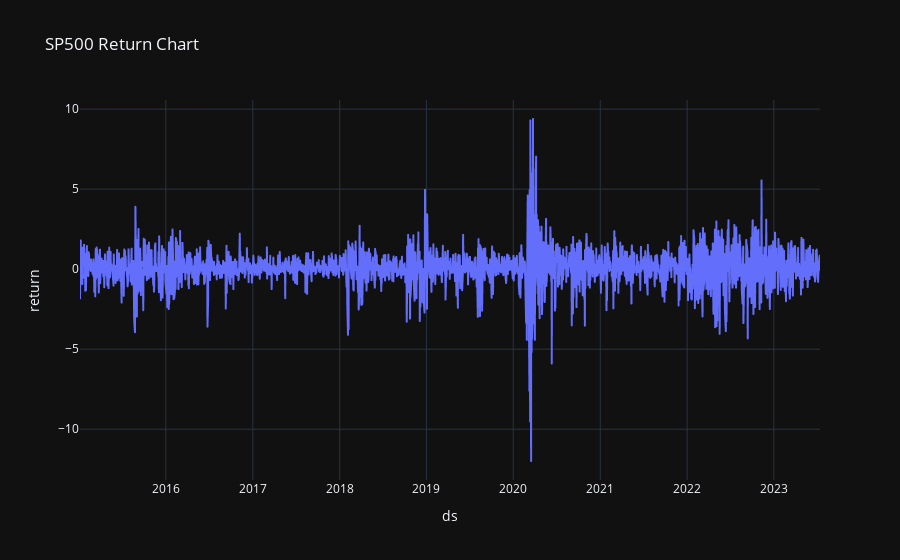

Notebook code cell kept with this figure:
### Code cell
import plotly.express as px
fig = px.line(df, x=df["ds"], y="return",title="SP500 Return Chart",template = "plotly_dark")
fig.show()

### Figure 1 — Plotly figure (JSON) as saved in the notebook; plotly's stock layout.template omitted (floating-point values rounded to 4 significant figures; data arrays with more than 128 entries replaced by an {"elided": "..."} marker saying what was removed)
{"data": [{"hovertemplate": "ds=%{x}<br>return=%{y}<extra></extra>", "legendgroup": "", "line": {"color": "#636efa", "dash": "solid"}, "marker": {"symbol": "circle"}, "mode": "lines", "name": "", "showlegend": false, "type": "scattergl", "x": {"elided": "2146 str values"}, "xaxis": "x", "y": {"elided": "2146 float values"}, "yaxis": "y"}], "layout": {"legend": {"tracegroupgap": 0}, "title": {"text": "SP500 Return Chart"}, "xaxis": {"anchor": "y", "domain": [0, 1], "title": {"text": "ds"}}, "yaxis": {"anchor": "x", "domain": [0, 1], "title": {"text": "return"}}}}
